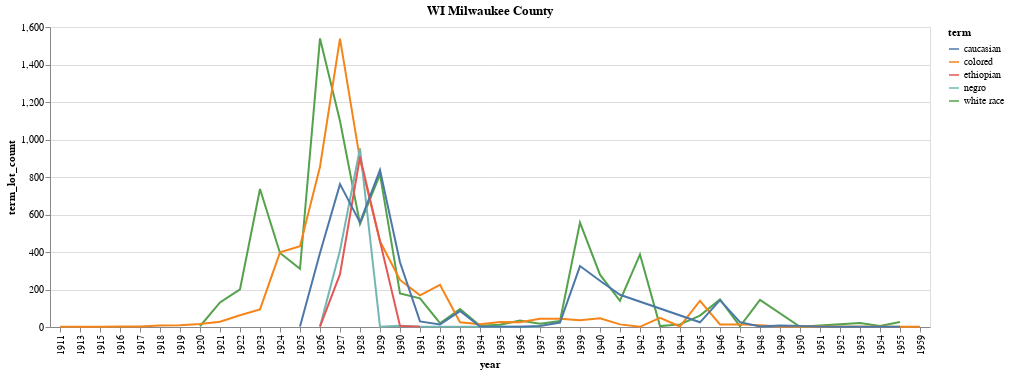

Notebook code for this chart:
### Code cell
milw_term_stats_by_year = calculate_term_stats_by_year('WI Milwaukee County', False, False, exclude_terms)
build_term_freq_chart(milw_term_stats_by_year, 5)

### Figure 1 — Vega-Lite specification as saved in the notebook (floating-point values rounded to 4 significant figures)
{"config": {"view": {"continuousWidth": 300, "continuousHeight": 300}}, "data": {"name": "data-2d4de0c05c8c14ab7594d274a497403d"}, "mark": {"type": "line"}, "encoding": {"color": {"field": "term", "type": "nominal"}, "x": {"field": "year", "type": "ordinal"}, "y": {"field": "term_lot_count", "type": "quantitative"}}, "title": "WI Milwaukee County", "$schema": "https://vega.github.io/schema/vega-lite/v5.8.0.json", "datasets": {"data-2d4de0c05c8c14ab7594d274a497403d": [{"workflow": "WI Milwaukee County", "term": "white race", "year": 1926.0, "term_lot_count": 1539}, {"workflow": "WI Milwaukee County", "term": "colored", "year": 1927.0, "term_lot_count": 1538}, {"workflow": "WI Milwaukee County", "term": "white race", "year": 1927.0, "term_lot_count": 1099}, {"workflow": "WI Milwaukee County", "term": "negro", "year": 1928.0, "term_lot_count": 953}, {"workflow": "WI Milwaukee County", "term": "ethiopian", "year": 1928.0, "term_lot_count": 908}, {"workflow": "WI Milwaukee County", "term": "colored", "year": 1928.0, "term_lot_count": 893}, {"workflow": "WI Milwaukee County", "term": "colored", "year": 1926.0, "term_lot_count": 855}, {"workflow": "WI Milwaukee County", "term": "caucasian", "year": 1929.0, "term_lot_count": 837}, {"workflow": "WI Milwaukee County", "term": "white race", "year": 1929.0, "term_lot_count": 814}, {"workflow": "WI Milwaukee County", "term": "caucasian", "year": 1927.0, "term_lot_count": 762}, {"workflow": "WI Milwaukee County", "term": "white race", "year": 1923.0, "term_lot_count": 736}, {"workflow": "WI Milwaukee County", "term": "caucasian", "year": 1928.0, "term_lot_count": 558}, {"workflow": "WI Milwaukee County", "term": "white race", "year": 1939.0, "term_lot_count": 557}, {"workflow": "WI Milwaukee County", "term": "white race", "year": 1928.0, "term_lot_count": 549}, {"workflow": "WI Milwaukee County", "term": "colored", "year": 1929.0, "term_lot_count": 457}, {"workflow": "WI Milwaukee County", "term": "colored", "year": 1925.0, "term_lot_count": 431}, {"workflow": "WI Milwaukee County", "term": "negro", "year": 1927.0, "term_lot_count": 408}, {"workflow": "WI Milwaukee County", "term": "colored", "year": 1924.0, "term_lot_count": 398}, {"workflow": "WI Milwaukee County", "term": "caucasian", "year": 1926.0, "term_lot_count": 395}, {"workflow": "WI Milwaukee County", "term": "white race", "year": 1924.0, "term_lot_count": 395}, {"workflow": "WI Milwaukee County", "term": "white race", "year": 1942.0, "term_lot_count": 387}, {"workflow": "WI Milwaukee County", "term": "caucasian", "year": 1930.0, "term_lot_count": 345}, {"workflow": "WI Milwaukee County", "term": "caucasian", "year": 1939.0, "term_lot_count": 325}, {"workflow": "WI Milwaukee County", "term": "white race", "year": 1925.0, "term_lot_count": 310}, {"workflow": "WI Milwaukee County", "term": "ethiopian", "year": 1927.0, "term_lot_count": 282}, {"workflow": "WI Milwaukee County", "term": "white race", "year": 1940.0, "term_lot_count": 279}, {"workflow": "WI Milwaukee County", "term": "colored", "year": 1930.0, "term_lot_count": 251}, {"workflow": "WI Milwaukee County", "term": "caucasian", "year": 1940.0, "term_lot_count": 247}, {"workflow": "WI Milwaukee County", "term": "colored", "year": 1932.0, "term_lot_count": 225}, {"workflow": "WI Milwaukee County", "term": "white race", "year": 1922.0, "term_lot_count": 201}, {"workflow": "WI Milwaukee County", "term": "white race", "year": 1930.0, "term_lot_count": 179}, {"workflow": "WI Milwaukee County", "term": "caucasian", "year": 1941.0, "term_lot_count": 172}, {"workflow": "WI Milwaukee County", "term": "colored", "year": 1931.0, "term_lot_count": 169}, {"workflow": "WI Milwaukee County", "term": "white race", "year": 1931.0, "term_lot_count": 153}, {"workflow": "WI Milwaukee County", "term": "white race", "year": 1946.0, "term_lot_count": 147}, {"workflow": "WI Milwaukee County", "term": "white race", "year": 1948.0, "term_lot_count": 145}, {"workflow": "WI Milwaukee County", "term": "caucasian", "year": 1946.0, "term_lot_count": 143}, {"workflow": "WI Milwaukee County", "term": "white race", "year": 1941.0, "term_lot_count": 140}, {"workflow": "WI Milwaukee County", "term": "colored", "year": 1945.0, "term_lot_count": 140}, {"workflow": "WI Milwaukee County", "term": "white race", "year": 1921.0, "term_lot_count": 131}, {"workflow": "WI Milwaukee County", "term": "white race", "year": 1933.0, "term_lot_count": 96}, {"workflow": "WI Milwaukee County", "term": "colored", "year": 1923.0, "term_lot_count": 94}, {"workflow": "WI Milwaukee County", "term": "caucasian", "year": 1933.0, "term_lot_count": 85}, {"workflow": "WI Milwaukee County", "term": "colored", "year": 1922.0, "term_lot_count": 63}, {"workflow": "WI Milwaukee County", "term": "white race", "year": 1945.0, "term_lot_count": 61}, {"workflow": "WI Milwaukee County", "term": "colored", "year": 1943.0, "term_lot_count": 49}, {"workflow": "WI Milwaukee County", "term": "colored", "year": 1940.0, "term_lot_count": 46}, {"workflow": "WI Milwaukee County", "term": "colored", "year": 1937.0, "term_lot_count": 44}, {"workflow": "WI Milwaukee County", "term": "colored", "year": 1938.0, "term_lot_count": 44}, {"workflow": "WI Milwaukee County", "term": "colored", "year": 1939.0, "term_lot_count": 36}, {"workflow": "WI Milwaukee County", "term": "white race", "year": 1936.0, "term_lot_count": 34}, {"workflow": "WI Milwaukee County", "term": "white race", "year": 1938.0, "term_lot_count": 32}, {"workflow": "WI Milwaukee County", "term": "caucasian", "year": 1931.0, "term_lot_count": 30}, {"workflow": "WI Milwaukee County", "term": "colored", "year": 1921.0, "term_lot_count": 28}, {"workflow": "WI Milwaukee County", "term": "white race", "year": 1955.0, "term_lot_count": 27}, {"workflow": "WI Milwaukee County", "term": "colored", "year": 1935.0, "term_lot_count": 27}, {"workflow": "WI Milwaukee County", "term": "caucasian", "year": 1947.0, "term_lot_count": 26}, {"workflow": "WI Milwaukee County", "term": "colored", "year": 1936.0, "term_lot_count": 26}, {"workflow": "WI Milwaukee County", "term": "caucasian", "year": 1945.0, "term_lot_count": 25}, {"workflow": "WI Milwaukee County", "term": "colored", "year": 1933.0, "term_lot_count": 25}, {"workflow": "WI Milwaukee County", "term": "caucasian", "year": 1938.0, "term_lot_count": 24}, {"workflow": "WI Milwaukee County", "term": "white race", "year": 1953.0, "term_lot_count": 21}, {"workflow": "WI Milwaukee County", "term": "white race", "year": 1932.0, "term_lot_count": 20}, {"workflow": "WI Milwaukee County", "term": "white race", "year": 1937.0, "term_lot_count": 18}, {"workflow": "WI Milwaukee County", "term": "colored", "year": 1920.0, "term_lot_count": 16}, {"workflow": "WI Milwaukee County", "term": "colored", "year": 1934.0, "term_lot_count": 15}, {"workflow": "WI Milwaukee County", "term": "colored", "year": 1947.0, "term_lot_count": 14}, {"workflow": "WI Milwaukee County", "term": "colored", "year": 1946.0, "term_lot_count": 14}, {"workflow": "WI Milwaukee County", "term": "white race", "year": 1944.0, "term_lot_count": 14}, {"workflow": "WI Milwaukee County", "term": "caucasian", "year": 1932.0, "term_lot_count": 14}, {"workflow": "WI Milwaukee County", "term": "colored", "year": 1941.0, "term_lot_count": 14}, {"workflow": "WI Milwaukee County", "term": "white race", "year": 1935.0, "term_lot_count": 12}, {"workflow": "WI Milwaukee County", "term": "colored", "year": 1948.0, "term_lot_count": 9}, {"workflow": "WI Milwaukee County", "term": "colored", "year": 1919.0, "term_lot_count": 9}, {"workflow": "WI Milwaukee County", "term": "colored", "year": 1918.0, "term_lot_count": 8}, {"workflow": "WI Milwaukee County", "term": "caucasian", "year": 1949.0, "term_lot_count": 8}, {"workflow": "WI Milwaukee County", "term": "white race", "year": 1934.0, "term_lot_count": 7}, {"workflow": "WI Milwaukee County", "term": "caucasian", "year": 1950.0, "term_lot_count": 6}, {"workflow": "WI Milwaukee County", "term": "ethiopian", "year": 1930.0, "term_lot_count": 6}, {"workflow": "WI Milwaukee County", "term": "negro", "year": 1930.0, "term_lot_count": 6}, {"workflow": "WI Milwaukee County", "term": "white race", "year": 1943.0, "term_lot_count": 5}, {"workflow": "WI Milwaukee County", "term": "caucasian", "year": 1937.0, "term_lot_count": 5}, {"workflow": "WI Milwaukee County", "term": "white race", "year": 1954.0, "term_lot_count": 5}, {"workflow": "WI Milwaukee County", "term": "white race", "year": 1920.0, "term_lot_count": 4}, {"workflow": "WI Milwaukee County", "term": "white race", "year": 1947.0, "term_lot_count": 4}, {"workflow": "WI Milwaukee County", "term": "colored", "year": 1917.0, "term_lot_count": 3}, {"workflow": "WI Milwaukee County", "term": "colored", "year": 1916.0, "term_lot_count": 3}, {"workflow": "WI Milwaukee County", "term": "caucasian", "year": 1925.0, "term_lot_count": 3}, {"workflow": "WI Milwaukee County", "term": "colored", "year": 1950.0, "term_lot_count": 3}, {"workflow": "WI Milwaukee County", "term": "colored", "year": 1949.0, "term_lot_count": 3}, {"workflow": "WI Milwaukee County", "term": "caucasian", "year": 1934.0, "term_lot_count": 3}, {"workflow": "WI Milwaukee County", "term": "caucasian", "year": 1948.0, "term_lot_count": 3}, {"workflow": "WI Milwaukee County", "term": "colored", "year": 1944.0, "term_lot_count": 3}, {"workflow": "WI Milwaukee County", "term": "ethiopian", "year": 1926.0, "term_lot_count": 2}, {"workflow": "WI Milwaukee County", "term": "ethiopian", "year": 1931.0, "term_lot_count": 2}, {"workflow": "WI Milwaukee County", "term": "caucasian", "year": 1955.0, "term_lot_count": 2}, {"workflow": "WI Milwaukee County", "term": "caucasian", "year": 1951.0, "term_lot_count": 2}, {"workflow": "WI Milwaukee County", "term": "colored", "year": 1911.0, "term_lot_count": 2}, {"workflow": "WI Milwaukee County", "term": "negro", "year": 1931.0, "term_lot_count": 2}, {"workflow": "WI Milwaukee County", "term": "caucasian", "year": 1935.0, "term_lot_count": 2}, {"workflow": "WI Milwaukee County", "term": "caucasian", "year": 1936.0, "term_lot_count": 2}, {"workflow": "WI Milwaukee County", "term": "negro", "year": 1926.0, "term_lot_count": 2}, {"workflow": "WI Milwaukee County", "term": "white race", "year": 1950.0, "term_lot_count": 1}, {"workflow": "WI Milwaukee County", "term": "colored", "year": 1959.0, "term_lot_count": 1}, {"workflow": "WI Milwaukee County", "term": "colored", "year": 1942.0, "term_lot_count": 1}, {"workflow": "WI Milwaukee County", "term": "negro", "year": 1937.0, "term_lot_count": 1}, {"workflow": "WI Milwaukee County", "term": "colored", "year": 1913.0, "term_lot_count": 1}, {"workflow": "WI Milwaukee County", "term": "caucasian", "year": 1952.0, "term_lot_count": 1}, {"workflow": "WI Milwaukee County", "term": "colored", "year": 1915.0, "term_lot_count": 1}, {"workflow": "WI Milwaukee County", "term": "negro", "year": 1929.0, "term_lot_count": 1}]}}
